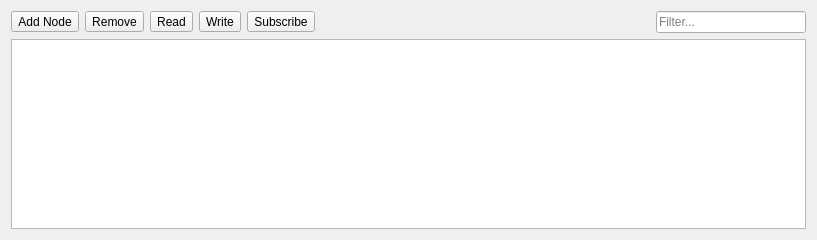
<?xml version="1.0" encoding="UTF-8"?>
<ui version="4.0">
 <class>DataAccessWidget</class>
 <widget class="QWidget" name="DataAccessWidget">
  <property name="geometry">
   <rect>
    <x>0</x>
    <y>0</y>
    <width>817</width>
    <height>240</height>
   </rect>
  </property>
  <layout class="QVBoxLayout" name="dataAccessLayout">
   <item>
    <layout class="QHBoxLayout" name="toolbarLayout">
     <item>
      <widget class="ThemedToolButton" name="addNodeButton">
       <property name="text">
        <string>Add Node</string>
       </property>
       <property name="toolButtonStyle">
        <enum>Qt::ToolButtonStyle::ToolButtonTextBesideIcon</enum>
       </property>
      </widget>
     </item>
     <item>
      <widget class="ThemedToolButton" name="removeButton">
       <property name="text">
        <string>Remove</string>
       </property>
       <property name="toolButtonStyle">
        <enum>Qt::ToolButtonStyle::ToolButtonTextBesideIcon</enum>
       </property>
      </widget>
     </item>
     <item>
      <widget class="ThemedToolButton" name="readButton">
       <property name="text">
        <string>Read</string>
       </property>
       <property name="toolButtonStyle">
        <enum>Qt::ToolButtonStyle::ToolButtonTextBesideIcon</enum>
       </property>
      </widget>
     </item>
     <item>
      <widget class="ThemedToolButton" name="writeButton">
       <property name="text">
        <string>Write</string>
       </property>
       <property name="toolButtonStyle">
        <enum>Qt::ToolButtonStyle::ToolButtonTextBesideIcon</enum>
       </property>
      </widget>
     </item>
     <item>
      <widget class="ThemedToolButton" name="subscribeButton">
       <property name="text">
        <string>Subscribe</string>
       </property>
       <property name="toolButtonStyle">
        <enum>Qt::ToolButtonStyle::ToolButtonTextBesideIcon</enum>
       </property>
      </widget>
     </item>
     <item>
      <spacer name="toolbarSpacer">
       <property name="orientation">
        <enum>Qt::Orientation::Horizontal</enum>
       </property>
       <property name="sizeHint" stdset="0">
        <size>
         <width>40</width>
         <height>20</height>
        </size>
       </property>
      </spacer>
     </item>
     <item>
      <widget class="QLineEdit" name="filterEdit">
       <property name="maximumSize">
        <size>
         <width>150</width>
         <height>16777215</height>
        </size>
       </property>
       <property name="placeholderText">
        <string>Filter...</string>
       </property>
      </widget>
     </item>
    </layout>
   </item>
   <item>
    <widget class="TableView" name="dataView">
     <property name="minimumSize">
      <size>
       <width>0</width>
       <height>159</height>
      </size>
     </property>
    </widget>
   </item>
  </layout>
 </widget>
 <customwidgets>
  <customwidget>
   <class>ThemedToolButton</class>
   <extends>QToolButton</extends>
   <header>widgets/themedtoolbutton.h</header>
  </customwidget>
  <customwidget>
   <class>TableView</class>
   <extends>QTableView</extends>
   <header>widgets/tableview.h</header>
  </customwidget>
 </customwidgets>
 <resources/>
 <connections/>
</ui>
